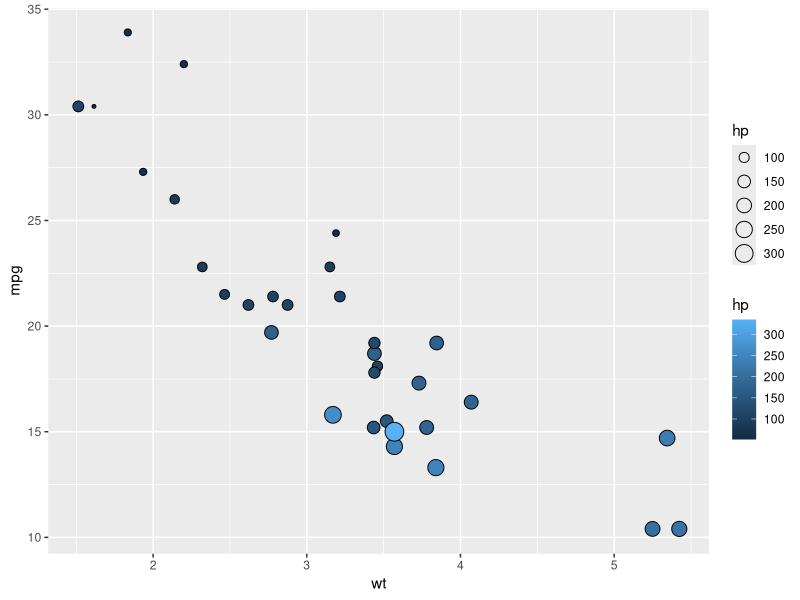

The R source for this figure:
## ---- chunk 1
library(tidyverse)
library(svglite)

mtcars %>%
  ggplot(aes(wt, mpg)) + 
  geom_point(aes(size = hp, fill = hp), pch = 21)

#ggsave("myfig.png")
#ggsave("myfig.pdf")
#ggsave("myfig.svg")

#ggsave("myfig2.png", height = 3, width = 3)
#ggsave("myfig2.pdf", height = 3, width = 3)
